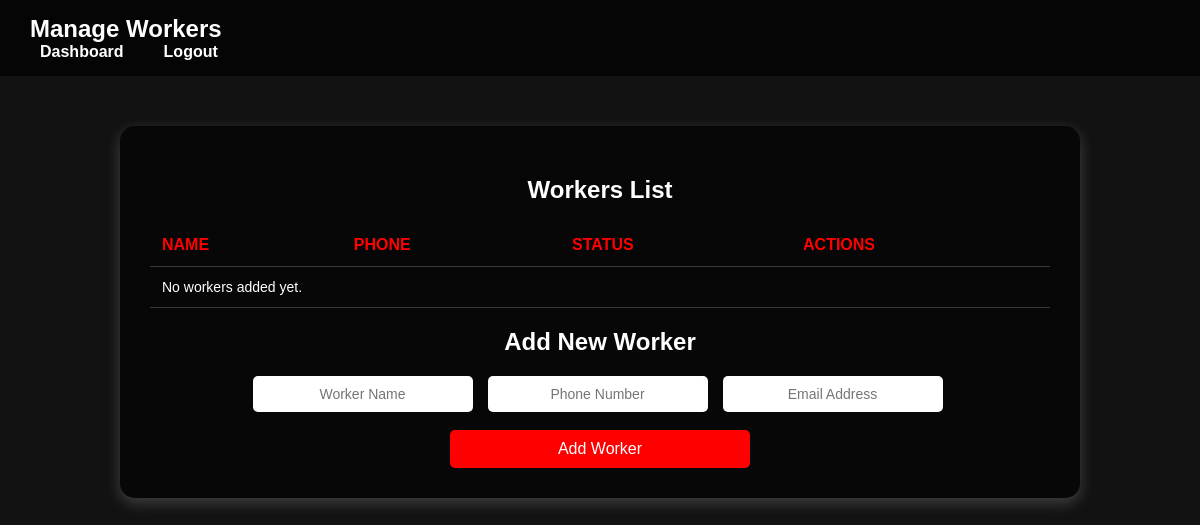
The app's page /manage-workers/ (signed in), older data.
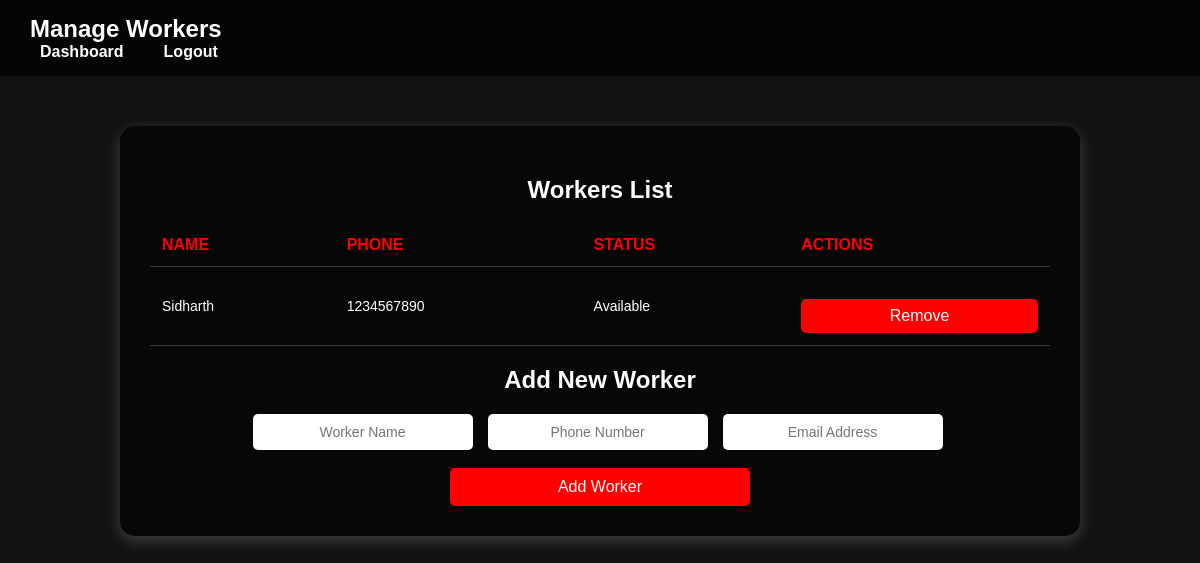
The same page, newer data.
### myapp/models.py (models this page shows, shortened)
class Worker(models.Model):
    garage = models.ForeignKey('Garage', on_delete=models.CASCADE)
    name = models.CharField(max_length=100)
    phone = models.CharField(max_length=15)
    email = models.EmailField(null=True, blank=True)
    STATUS_CHOICES = [
        ('available', 'Available'),
        ('assigned', 'Assigned'),
        ('unavailable', 'Unavailable'),
    ]
    status = models.CharField(max_length=11, choices=STATUS_CHOICES, default='available')
    current_request = models.ForeignKey('Request', null=True, blank=True, on_delete=models.SET_NULL, related_name='assigned_worker')  # Add related_name
    is_active = models.BooleanField(default=True)  # This is the toggle

### myapp/views.py (the view, shortened to what this page needs)
# urls.py: path('manage-workers/', views.manage_workers, name='manage_workers'),
def manage_workers(request):
    garage_id = request.session.get('garage_id')
    if not garage_id:
        return redirect('garage_owner_login')
    garage = Garage.objects.get(id=garage_id)
    workers = Worker.objects.filter(garage=garage)  # Fetch all workers of this garage
    return render(request, 'manage_worker.html', {'garage': garage, 'workers': workers})

### templates/manage_worker.html (shortened to what this page needs)
{% load static %}
<!DOCTYPE html>
<html lang="en">
<head>
    <link rel="stylesheet" href="{% static 'css/manage_workers.css' %}">
</head>
<body>
    <header>
        <nav>
            <h1>Manage Workers</h1>
            <ul>
                <li><a href="{% url 'garage_dashboard' %}">Dashboard</a></li>
                <li><a href="{% url 'logout' %}">Logout</a></li>
            </ul>
        </nav>
    </header>
    <section class="worker-management">
        <h2>Workers List</h2>
        <table>
            <tr>
                <th>Name</th>
                <th>Phone</th>
                <th>Status</th>
                <th>Actions</th>
            </tr>
            {% for worker in workers %}
            <tr>
                <td>{{ worker.name }}</td>
                <td>{{ worker.phone }}</td>
                <td>{{ worker.get_status_display }}</td>
                <td>
                    <form action="{% url 'remove_worker' worker.id %}" method="POST">
                        <button type="submit" class="btn-delete">Remove</button>
                    </form>
                </td>
            </tr>
            {% empty %}
            <tr>
                <td colspan="4">No workers added yet.</td>
            </tr>
            {% endfor %}
        </table>
        <h2>Add New Worker</h2>
        <form action="{% url 'add_worker' %}" method="POST">
            <input type="text" name="name" placeholder="Worker Name" required>
            <input type="tel" name="phone" placeholder="Phone Number" pattern="[\+0-9\-\(\)\s]{10,15}" required>
            <input type="email" name="email" placeholder="Email Address" required>
            <button type="submit">Add Worker</button>
        </form>
    </section>
</body>
</html>

Row changes from the older to the newer data that the page shows:
added Worker: name "Sidharth", phone "1234567890", status "Available"
Text that changed along with them:
text no longer shown: "No workers added yet."
